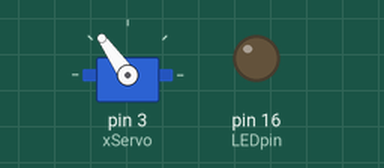
Recording of a sketch running on a simulated Arduino Uno, built with avr-gcc and run on an emulated ATmega328P. Parts: servo, output pins drawn as LEDs (lit = HIGH).

Above: at 0.05 s.
At 3.0 s:
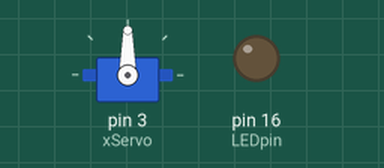
At 5.95 s:
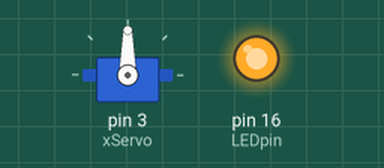
Timing chart, 0 to 7.8 s (numbered marks = the images above):
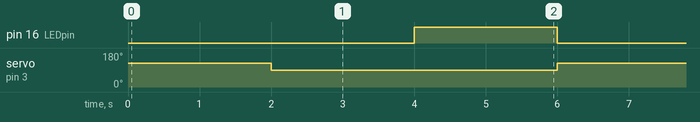

The sketch:

Servo_Delay_Test.ino
```cpp
//servo lag test
#include <Servo.h>
Servo xServo;
int LEDpin = 16;
void setup() {
  // put your setup code here, to run once:
xServo.attach(3);
pinMode(LEDpin, OUTPUT);
}

void loop() {
  // put your main code here, to run repeatedly:
digitalWrite(LEDpin, LOW);
xServo.write(125);//equivalent of 35 degrees
delay(2000);
xServo.write(90);
delay(2000);
digitalWrite(LEDpin, HIGH);
delay(2000);
}
```

Measured:
- by itself, pin 16 (LEDpin): alternates HIGH for 2.0 s and LOW for 4.0 s
- by itself, servo on pin 3 (xServo): alternates 125° for 2.0 s and 90° for 4.0 s
